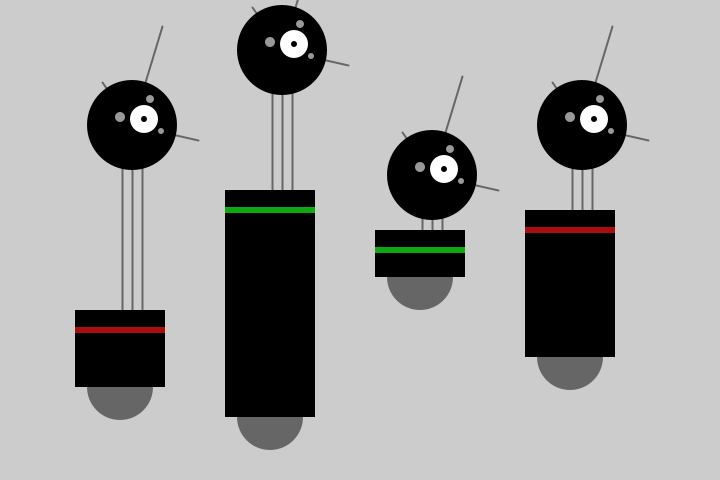
Frame 1 (no input)
Frame 60 (the mouse pressed at the canvas centre just before this capture): identical to frame 1, image omitted
Frame 120 (the mouse held since frame 60 and released just before this capture): identical to frame 1, image omitted

The Processing sketch that drew this single still picture (run headless with seeded random() and noise(); from frame 60 on, the mouse is pressed at the canvas centre):

// Processing sketch: Robot6
// ── Robot6.pde
final int MAX_NECKHEIGHT = 70;
final int MIN_NECKHEIGHT = 16;
final int MAX_BODYHEIGHT = 160;
final int MIN_BODYHEIGHT = 90;
final int HEAD_RADIUS = 45;




void setup(){

    size(720, 480);

    smooth();
    strokeWeight(2);
    ellipseMode(RADIUS);
}

void draw(){


    background(204);

    _drawRobot(120, 420, 110, 140, true);
    _drawRobot(270, 450, 260, 95, false);
    _drawRobot(420, 310, 80, 10, false);
    _drawRobot(570, 390, 180, 40, true);
}

void _drawRobot(int x, int y, int bodyHeight, int neckHeight, boolean tight){

    float ny = y - bodyHeight - neckHeight - HEAD_RADIUS; //Neck Y


    //Neck 
    stroke(102);
    line(x + 2, y - bodyHeight, x + 2, ny);
    line(x + 12, y - bodyHeight, x + 12, ny);
    line(x + 22, y - bodyHeight, x + 22, ny);

    //Antennae
    line(x + 12, ny, x - 18, ny - 43);
    line(x + 12, ny, x + 42, ny - 99);
    line(x + 12, ny, x + 78, ny + 15);

    //Body
    noStroke();
    fill(102);
    ellipse(x, y - 33, 33, 33);                         //Antigravity orb
    fill(0);
    rect(x - 45, y - bodyHeight, 90, bodyHeight - 33);  //Main body
    if(tight){
        fill(240, 20, 20, 180);
    }else {
        fill(20, 240, 20, 180);
    }
    rect(x - 45, y - bodyHeight + 17, 90, 6);           //Gray stripe

    //Head
    fill(0);
    ellipse(x + 12, ny, HEAD_RADIUS, HEAD_RADIUS); //Head
    fill(255);
    ellipse(x + 24, ny - 6, 14, 14);    //Large eye
    fill(0);
    ellipse(x + 24, ny - 6, 3, 3);      //Pupil
    fill(153);
    ellipse(x, ny - 8, 5, 5);           //Small eye 1
    ellipse(x + 30, ny - 26, 4, 4);     //Small eye 2
    ellipse(x + 41, ny + 6, 3, 3);      //Small eye 3
}
